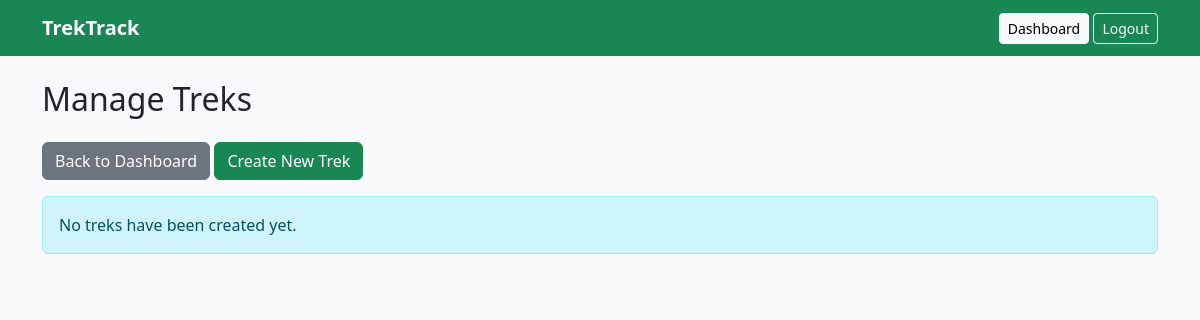
/admin/treks (signed in), run on an earlier commit of the app's database.
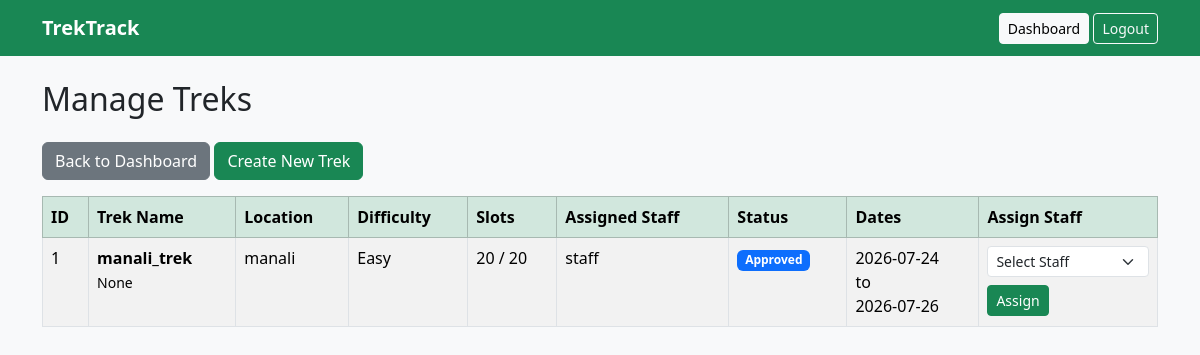
And on a later commit of the database.
### tables this page shows
CREATE TABLE treks (
    trek_id INTEGER PRIMARY KEY AUTOINCREMENT,
    trek_name TEXT NOT NULL,
    location TEXT NOT NULL,
    difficulty TEXT NOT NULL CHECK(difficulty IN ('Easy', 'Moderate', 'Hard')),
    duration INTEGER NOT NULL CHECK(duration > 0),
    total_slots INTEGER NOT NULL CHECK(total_slots > 0),
    available_slots INTEGER NOT NULL CHECK(
        available_slots >= 0 AND available_slots <= total_slots
    ),
    assigned_staff_id INTEGER,
    status TEXT NOT NULL DEFAULT 'Pending'
        CHECK(status IN ('Pending', 'Approved', 'Open', 'Closed', 'Started', 'Completed')),
    start_date TEXT NOT NULL,
    end_date TEXT NOT NULL,
    description TEXT,
    is_archived INTEGER NOT NULL DEFAULT 0 CHECK(is_archived IN (0, 1)),
    created_at TEXT NOT NULL DEFAULT CURRENT_TIMESTAMP,

    FOREIGN KEY (assigned_staff_id)
        REFERENCES users(user_id)
        ON DELETE SET NULL
);

CREATE TABLE users (
    user_id INTEGER PRIMARY KEY AUTOINCREMENT,
    name TEXT NOT NULL,
    email TEXT NOT NULL COLLATE NOCASE UNIQUE,
    password_hash TEXT NOT NULL,
    role TEXT NOT NULL CHECK(role IN ('admin', 'staff', 'user')),
    contact TEXT,
    is_approved INTEGER NOT NULL DEFAULT 1 CHECK(is_approved IN (0, 1)),
    is_blacklisted INTEGER NOT NULL DEFAULT 0 CHECK(is_blacklisted IN (0, 1)),
    created_at TEXT NOT NULL DEFAULT CURRENT_TIMESTAMP
);

### app.py (the view)
@app.route("/admin/treks")
@role_required("admin")
def admin_treks():
    treks = get_db().execute("""
        SELECT t.*, s.name AS staff_name
        FROM treks t
        LEFT JOIN users s ON s.user_id = t.assigned_staff_id
        WHERE t.is_archived = 0
        ORDER BY t.start_date DESC
    """).fetchall()
    return render_template(
        "admin_treks.html",
        treks=treks,
        staff_members=_approved_staff(),
    )

### app.py (called while the page is built)
def get_db():
    if "db" not in g:
        Path(app.config["DATABASE"]).parent.mkdir(parents=True, exist_ok=True)
        g.db = sqlite3.connect(app.config["DATABASE"])
        g.db.row_factory = sqlite3.Row
        g.db.execute("PRAGMA foreign_keys = ON")
    return g.db

@app.before_request
def load_current_user():
    g.user = None
    user_id = session.get("user_id")
    if user_id:
        g.user = get_db().execute("""
            SELECT *
            FROM users
            WHERE user_id = ?
        """, (user_id,)).fetchone()
        if g.user is None or g.user["is_blacklisted"]:
            session.clear()

def role_required(*roles):
    def decorator(view):
        @wraps(view)
        def wrapped_view(*args, **kwargs):
            if g.user is None:
                return redirect(url_for("login"))
            if g.user["role"] not in roles:
                abort(403)
            return view(*args, **kwargs)
        return wrapped_view
    return decorator

def _approved_staff():
    return get_db().execute("""
        SELECT user_id, name
        FROM users
        WHERE role = 'staff' AND is_approved = 1 AND is_blacklisted = 0
        ORDER BY name
    """).fetchall()

### templates/admin_treks.html (shortened to what this page needs)
{% extends "base.html" %}
{% block content %}
<h2 class="mb-4">Manage Treks</h2>
<div class="mb-3">
    <a href="{{ url_for('admin_dashboard') }}" class="btn btn-secondary">
        Back to Dashboard
    </a>
    <a href="{{ url_for('create_trek') }}" class="btn btn-success">
        Create New Trek
    </a>
</div>
{% if treks %}
<table class="table table-bordered table-striped">
    <thead class="table-success">
        <tr>
            <th>ID</th>
            <th>Trek Name</th>
            <th>Location</th>
            <th>Difficulty</th>
            <th>Slots</th>
            <th>Assigned Staff</th>
            <th>Status</th>
            <th>Dates</th>
            <th>Assign Staff</th>
        </tr>
    </thead>
    <tbody>
        {% for trek in treks %}
        <tr>
            <td>{{ trek["trek_id"] }}</td>
            <td>
                <strong>{{ trek["trek_name"] }}</strong>
                <br>
                <small>{{ trek["description"] }}</small>
            </td>
            <td>{{ trek["location"] }}</td>
            <td>{{ trek["difficulty"] }}</td>
            <td>
                {{ trek["available_slots"] }} /
                {{ trek["total_slots"] }}
            </td>
            <td>
                {% if trek["staff_name"] %}
                    {{ trek["staff_name"] }}
                {% else %}
                    <span class="text-muted">Not assigned</span>
                {% endif %}
            </td>
            <td>
                <span class="badge bg-primary">
                    {{ trek["status"] }}
                </span>
            </td>
            <td>
                {{ trek["start_date"] }}
                <br>
                to
                <br>
                {{ trek["end_date"] }}
            </td>
            <td>
                <form method="POST"
                      action="{{ url_for('assign_staff', trek_id=trek['trek_id']) }}">
                    <select name="staff_id"
                            class="form-select form-select-sm mb-2"
                            required>
                        <option value="">Select Staff</option>
                    </select>
                    <button class="btn btn-sm btn-success">
                        Assign
                    </button>
                </form>
            </td>
        </tr>
        {% endfor %}
    </tbody>
</table>
{% else %}
<div class="alert alert-info">
    No treks have been created yet.
</div>
{% endif %}
{% endblock %}

### templates/base.html (shortened to what this page needs)
<!DOCTYPE html>
<html>
<head>
    <link
        href="https://cdn.jsdelivr.net/npm/bootstrap@5.3.3/dist/css/bootstrap.min.css"
        rel="stylesheet"
    >
    <link rel="stylesheet" href="{{ url_for('static', filename='styles.css') }}">
</head>
<body>
<nav class="navbar navbar-expand-lg navbar-dark bg-success">
    <div class="container">
        <a class="navbar-brand" href="{{ url_for('home') }}">
            TrekTrack
        </a>
        <div>
            {% if g.user %}
                <a class="btn btn-light btn-sm"
                   href="{{ url_for('dashboard') }}">
                    Dashboard
                </a>
                <a class="btn btn-outline-light btn-sm"
                   href="{{ url_for('logout') }}">
                    Logout
                </a>
            {% else %}
                <a class="btn btn-light btn-sm"
                   href="{{ url_for('login') }}">
                    Login
                </a>
            {% endif %}
        </div>
    </div>
</nav>
<div class="container mt-4">
    {% block content %}
    {% endblock %}
</div>
</body>
</html>

### static/styles.css (style rules this page uses)
body { background-color: #f8f9fa; }
.table { background-color: white; }
.navbar-brand { font-weight: bold; }

What changed in the data, as far as the page shows it:
added treks: trek_id "1", trek_name "manali_trek", description "None", location "manali", difficulty "Easy", available_slots "20", total_slots "20", staff_name "staff", status "Approved", start_date "2026-07-24", end_date "2026-07-26"
Also different on the page:
text no longer shown: "No treks have been created yet."
text now shown: "ID Trek Name Location Difficulty Slots Assigned Staff Status Dates Assign Staff"
